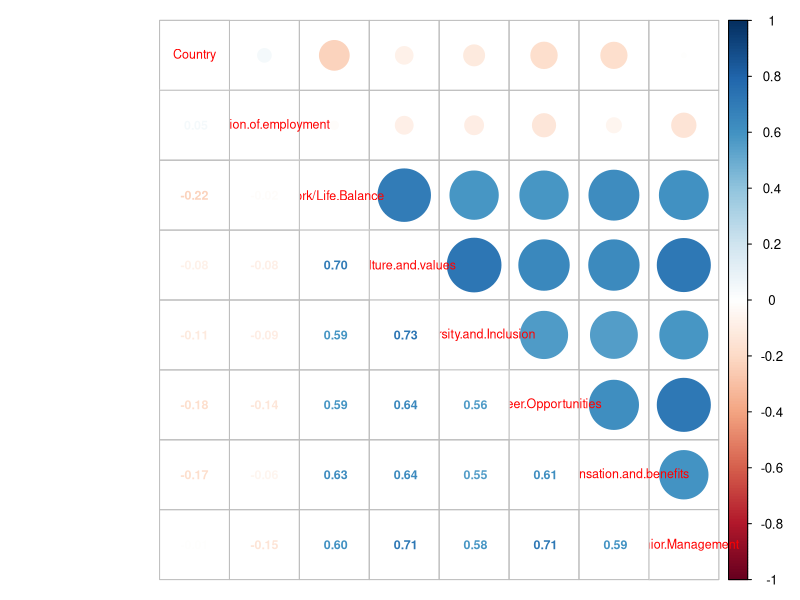
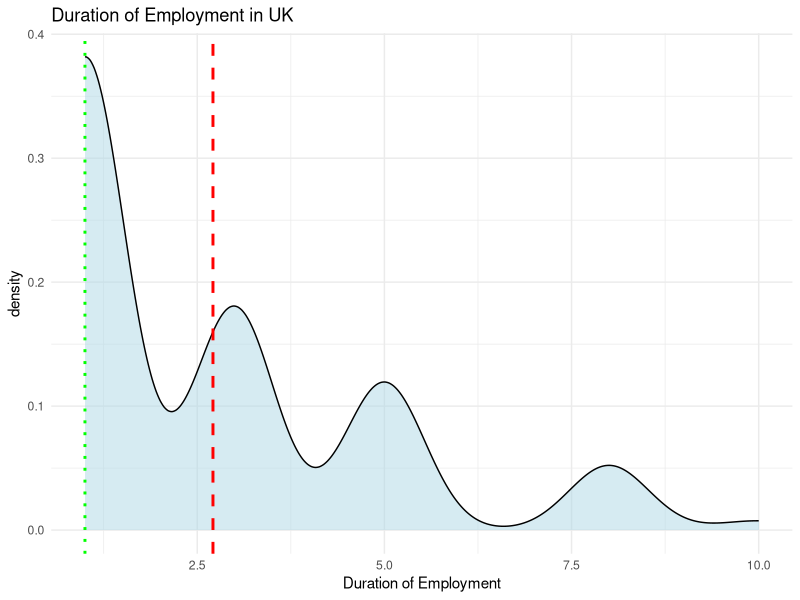
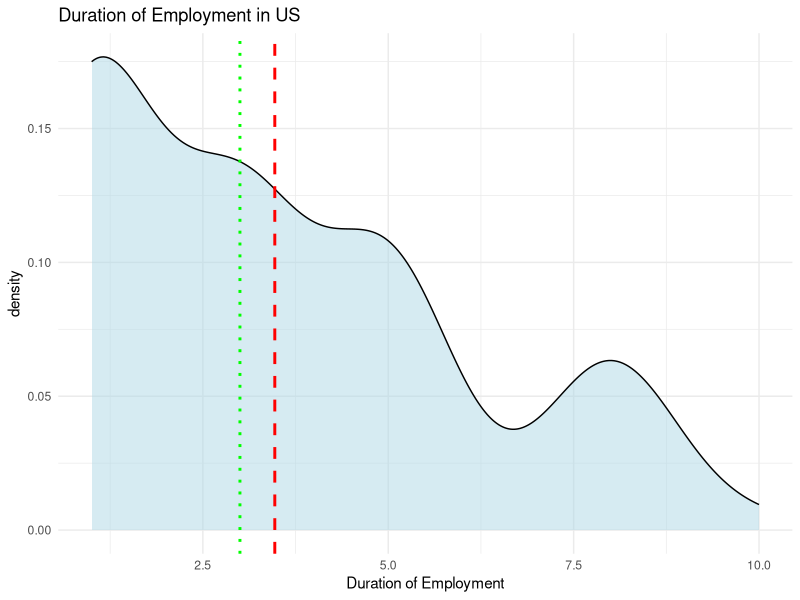
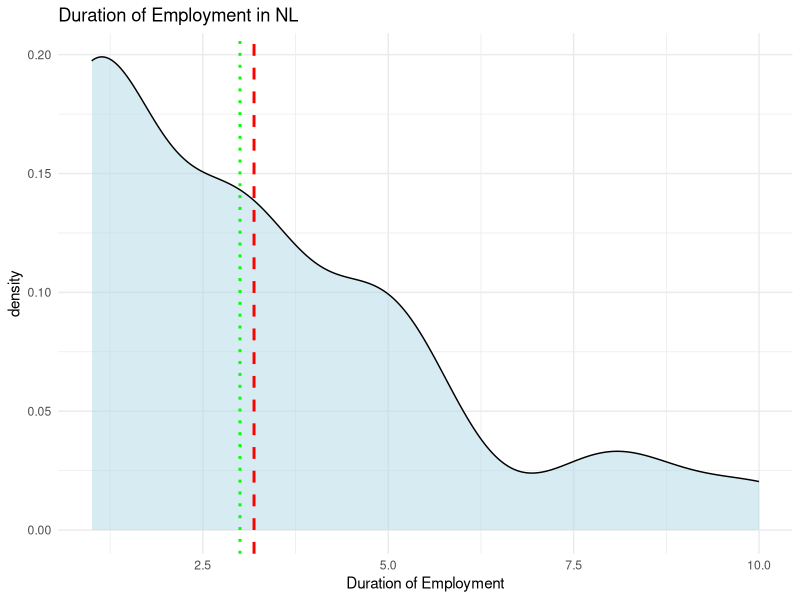
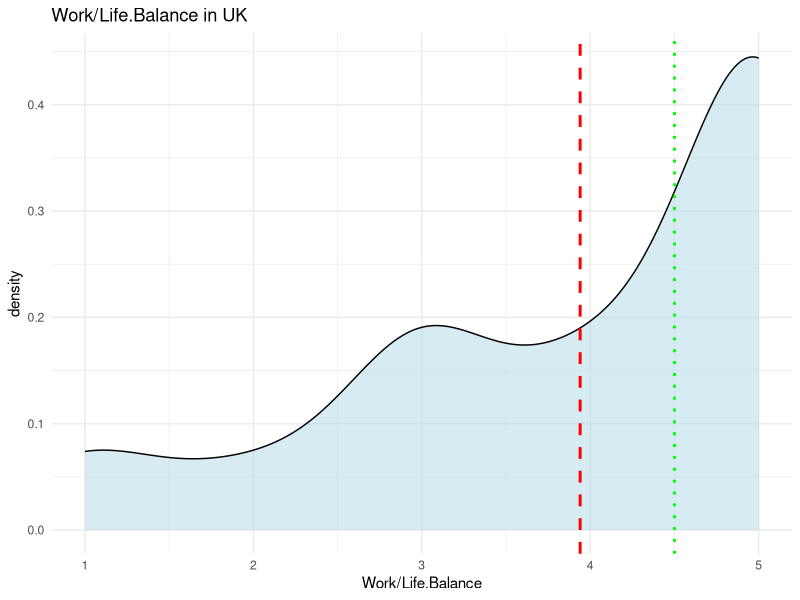
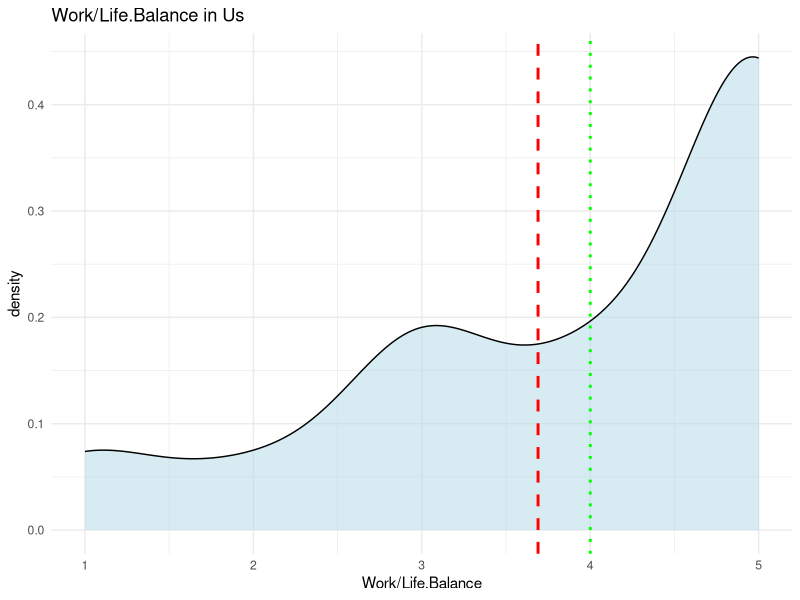
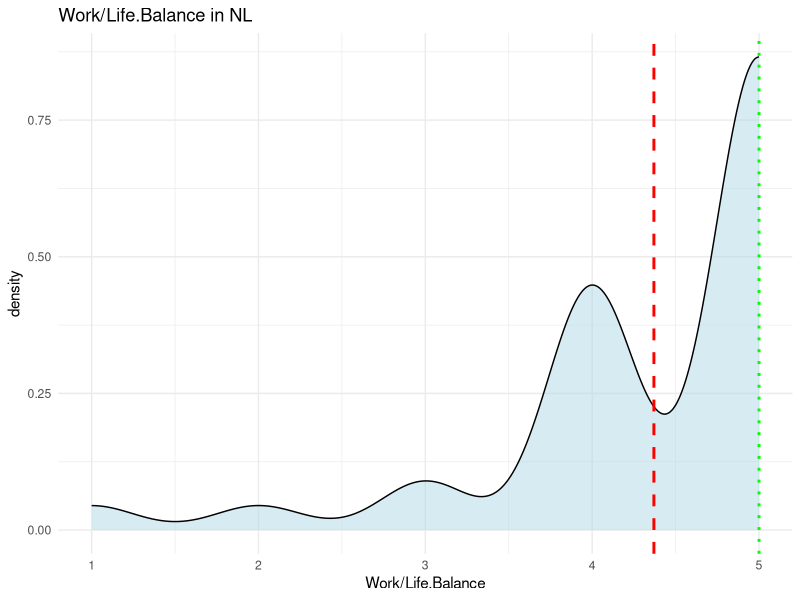
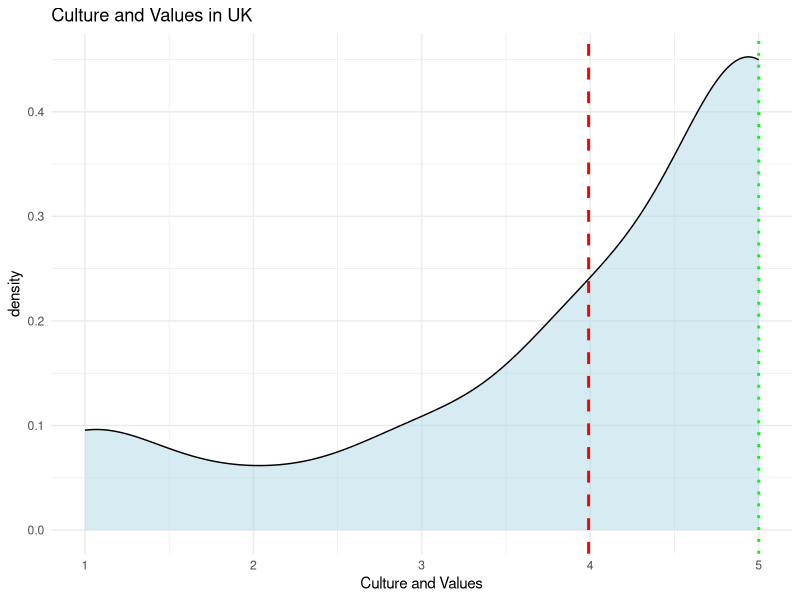

R code for these plots, in order: (Note: this script raises an error after producing the figures.)
library(openxlsx)
library(ggplot2)
library(corrplot)
database <-  read.xlsx("Data 1.xlsx", sheet = 1) 
str(database)
database$Country <- as.factor(database$Country)
num_data <- database
num_data$Country <- as.integer(database$Country)
num_data$Numn. <- NULL
corr.matrix <- cor(num_data)
corrplot.mixed(corr.matrix, tl.cex=0.75, number.cex=0.75)
UK <- subset(database, Country  == "UK")
Us <- subset(database, Country  == "US")
NL <- subset(database, Country  == "NL")
mean_value <- mean(UK$Duration.of.employment, na.rm = TRUE)
median_value <- median(UK$Duration.of.employment, na.rm = TRUE)
ggplot(UK, aes(x = Duration.of.employment)) +
  geom_density(fill = "lightblue", alpha = 0.5)  + 
  geom_vline(xintercept = mean_value, linetype = "dashed", color = "red", size = 1) +  # Mean line
  geom_vline(xintercept = median_value, linetype = "dotted", color = "green", size = 1) +  # Median line
  labs(title = "Duration of Employment in UK",x = "Duration of Employment") +
  theme_minimal()
mean_value <- mean(Us$Duration.of.employment, na.rm = TRUE)
median_value <- median(Us$Duration.of.employment, na.rm = TRUE)
ggplot(Us, aes(x = Duration.of.employment)) +
  geom_density(fill = "lightblue", alpha = 0.5)  + 
  geom_vline(xintercept = mean_value, linetype = "dashed", color = "red", size = 1) +  # Mean line
  geom_vline(xintercept = median_value, linetype = "dotted", color = "green", size = 1) +  # Median line
  labs(title = "Duration of Employment in US",x = "Duration of Employment") +
  theme_minimal()
mean_value <- mean(NL$Duration.of.employment, na.rm = TRUE)
median_value <- median(NL$Duration.of.employment, na.rm = TRUE)
ggplot(NL, aes(x = Duration.of.employment)) +
  geom_density(fill = "lightblue", alpha = 0.5)  + 
  geom_vline(xintercept = mean_value, linetype = "dashed", color = "red", size = 1) +  # Mean line
  geom_vline(xintercept = median_value, linetype = "dotted", color = "green", size = 1) +  # Median line
  labs(title = "Duration of Employment in NL",x = "Duration of Employment") +
  theme_minimal()
mean_value <- mean(UK$`Work/Life.Balance`, na.rm = TRUE)
median_value <- median(UK$`Work/Life.Balance`, na.rm = TRUE)
ggplot(UK, aes(x = `Work/Life.Balance`)) +
  geom_density(fill = "lightblue", alpha = 0.5)  + 
  geom_vline(xintercept = mean_value, linetype = "dashed", color = "red", size = 1) +  # Mean line
  geom_vline(xintercept = median_value, linetype = "dotted", color = "green", size = 1) +  # Median line
  labs(title = "Work/Life.Balance in UK",x = "Work/Life.Balance") +
  theme_minimal()
mean_value <- mean(Us$`Work/Life.Balance`, na.rm = TRUE)
median_value <- median(Us$`Work/Life.Balance`, na.rm = TRUE)
ggplot(UK, aes(x = `Work/Life.Balance`)) +
  geom_density(fill = "lightblue", alpha = 0.5)  + 
  geom_vline(xintercept = mean_value, linetype = "dashed", color = "red", size = 1) +  # Mean line
  geom_vline(xintercept = median_value, linetype = "dotted", color = "green", size = 1) +  # Median line
  labs(title = "Work/Life.Balance in Us",x = "Work/Life.Balance") +
  theme_minimal()
mean_value <- mean(NL$`Work/Life.Balance`, na.rm = TRUE)
median_value <- median(NL$`Work/Life.Balance`, na.rm = TRUE)
ggplot(NL, aes(x = `Work/Life.Balance`)) +
  geom_density(fill = "lightblue", alpha = 0.5)  + 
  geom_vline(xintercept = mean_value, linetype = "dashed", color = "red", size = 1) +  # Mean line
  geom_vline(xintercept = median_value, linetype = "dotted", color = "green", size = 1) +  # Median line
  labs(title = "Work/Life.Balance in NL",x = "Work/Life.Balance") +
  theme_minimal()
mean_value <- mean(UK$Culture.and.values, na.rm = TRUE)
median_value <- median(UK$Culture.and.values, na.rm = TRUE)
ggplot(UK, aes(x = Culture.and.values)) +
  geom_density(fill = "lightblue", alpha = 0.5)  + 
  geom_vline(xintercept = mean_value, linetype = "dashed", color = "red", size = 1) +  # Mean line
  geom_vline(xintercept = median_value, linetype = "dotted", color = "green", size = 1) +  # Median line
  labs(title = "Culture and Values in UK",x = "Culture and Values") +
  theme_minimal()
mean_value <- mean(US$Culture.and.values, na.rm = TRUE)
median_value <- median(US$Culture.and.values, na.rm = TRUE)
ggplot(US, aes(x = Culture.and.values)) +
  geom_density(fill = "lightblue", alpha = 0.5)  + 
  geom_vline(xintercept = mean_value, linetype = "dashed", color = "red", size = 1) +  # Mean line
  geom_vline(xintercept = median_value, linetype = "dotted", color = "green", size = 1) +  # Median line
  labs(title = "Culture and Values in US",x = "Culture and Values") +
  theme_minimal()
mean_value <- mean(NL$Culture.and.values, na.rm = TRUE)
median_value <- median(NL$Culture.and.values, na.rm = TRUE)
ggplot(NL, aes(x = Culture.and.values)) +
  geom_density(fill = "lightblue", alpha = 0.5)  + 
  geom_vline(xintercept = mean_value, linetype = "dashed", color = "red", size = 1) +  # Mean line
  geom_vline(xintercept = median_value, linetype = "dotted", color = "green", size = 1) +  # Median line
  labs(title = "Culture and Values in NL",x = "Culture and Values") +
  theme_minimal()
mean_value <- mean(UK$Diversity.and.Inclusion, na.rm = TRUE)
median_value <- median(UK$Diversity.and.Inclusion, na.rm = TRUE)
ggplot(UK, aes(x = Diversity.and.Inclusion)) +
  geom_density(fill = "lightblue", alpha = 0.5)  + 
  geom_vline(xintercept = mean_value, linetype = "dashed", color = "red", size = 1) +  # Mean line
  geom_vline(xintercept = median_value, linetype = "dotted", color = "green", size = 1) +  # Median line
  labs(title = "Diversity and Inclusion UK",x = "Diversity and Inclusion") +
  theme_minimal()
mean_value <- mean(Us$Diversity.and.Inclusion, na.rm = TRUE)
median_value <- median(Us$Diversity.and.Inclusion, na.rm = TRUE)
ggplot(Us, aes(x = Diversity.and.Inclusion)) +
  geom_density(fill = "lightblue", alpha = 0.5)  + 
  geom_vline(xintercept = mean_value, linetype = "dashed", color = "red", size = 1) +  # Mean line
  geom_vline(xintercept = median_value, linetype = "dotted", color = "green", size = 1) +  # Median line
  labs(title = "Diversity and Inclusion US",x = "Diversity and Inclusion") +
  theme_minimal()
mean_value <- mean(NL$Diversity.and.Inclusion, na.rm = TRUE)
median_value <- median(NL$Diversity.and.Inclusion, na.rm = TRUE)
ggplot(NL, aes(x = Diversity.and.Inclusion)) +
  geom_density(fill = "lightblue", alpha = 0.5)  + 
  geom_vline(xintercept = mean_value, linetype = "dashed", color = "red", size = 1) +  # Mean line
  geom_vline(xintercept = median_value, linetype = "dotted", color = "green", size = 1) +  # Median line
  labs(title = "Diversity and Inclusion NL",x = "Diversity and Inclusion") +
  theme_minimal()
mean_value <- mean(UK$Career.Opportunities, na.rm = TRUE)
median_value <- median(UK$Career.Opportunities, na.rm = TRUE)
ggplot(UK, aes(x = Career.Opportunities)) +
  geom_density(fill = "lightblue", alpha = 0.5)  + 
  geom_vline(xintercept = mean_value, linetype = "dashed", color = "red", size = 1) +  # Mean line
  geom_vline(xintercept = median_value, linetype = "dotted", color = "green", size = 1) +  # Median line
  labs(title = "Career Opportunities in  UK",x = "Career Opportunities") +
  theme_minimal()
mean_value <- mean(Us$Career.Opportunities, na.rm = TRUE)
median_value <- median(Us$Career.Opportunities, na.rm = TRUE)
ggplot(Us, aes(x = Career.Opportunities)) +
  geom_density(fill = "lightblue", alpha = 0.5)  + 
  geom_vline(xintercept = mean_value, linetype = "dashed", color = "red", size = 1) +  # Mean line
  geom_vline(xintercept = median_value, linetype = "dotted", color = "green", size = 1) +  # Median line
  labs(title = "Career Opportunities in  US",x = "Career Opportunities") +
  theme_minimal()
mean_value <- mean(NL$Career.Opportunities, na.rm = TRUE)
median_value <- median(NL$Career.Opportunities, na.rm = TRUE)
ggplot(NL, aes(x = Career.Opportunities)) +
  geom_density(fill = "lightblue", alpha = 0.5)  + 
  geom_vline(xintercept = mean_value, linetype = "dashed", color = "red", size = 1) +  # Mean line
  geom_vline(xintercept = median_value, linetype = "dotted", color = "green", size = 1) +  # Median line
  labs(title = "Career Opportunities in  NL",x = "Career Opportunities") +
  theme_minimal()
mean_value <- mean(UK$Compensation.and.benefits, na.rm = TRUE)
median_value <- median(UK$Compensation.and.benefits, na.rm = TRUE)
ggplot(UK, aes(x = Compensation.and.benefits)) +
  geom_density(fill = "lightblue", alpha = 0.5)  + 
  geom_vline(xintercept = mean_value, linetype = "dashed", color = "red", size = 1) +  # Mean line
  geom_vline(xintercept = median_value, linetype = "dotted", color = "green", size = 1) +  # Median line
  labs(title = "Compensationv and Benefits in  UK",x = "Compensation and Benefits") +
  theme_minimal()
mean_value <- mean(Us$Compensation.and.benefits, na.rm = TRUE)
median_value <- median(Us$Compensation.and.benefits, na.rm = TRUE)
ggplot(Us, aes(x = Compensation.and.benefits)) +
  geom_density(fill = "lightblue", alpha = 0.5)  + 
  geom_vline(xintercept = mean_value, linetype = "dashed", color = "red", size = 1) +  # Mean line
  geom_vline(xintercept = median_value, linetype = "dotted", color = "green", size = 1) +  # Median line
  labs(title = "Compensationv and Benefits in  US",x = "Compensation and Benefits") +
  theme_minimal()
mean_value <- mean(NL$Compensation.and.benefits, na.rm = TRUE)
median_value <- median(NL$Compensation.and.benefits, na.rm = TRUE)
ggplot(NL, aes(x = Compensation.and.benefits)) +
  geom_density(fill = "lightblue", alpha = 0.5)  + 
  geom_vline(xintercept = mean_value, linetype = "dashed", color = "red", size = 1) +  # Mean line
  geom_vline(xintercept = median_value, linetype = "dotted", color = "green", size = 1) +  # Median line
  labs(title = "Compensationv and Benefits in  NL",x = "Compensation and Benefits") +
  theme_minimal()
mean_value <- mean(UK$Senior.Management, na.rm = TRUE)
median_value <- median(UK$Senior.Management, na.rm = TRUE)
ggplot(UK, aes(x = Senior.Management)) +
  geom_density(fill = "lightblue", alpha = 0.5)  + 
  geom_vline(xintercept = mean_value, linetype = "dashed", color = "red", size = 1) +  # Mean line
  geom_vline(xintercept = median_value, linetype = "dotted", color = "green", size = 1) +  # Median line
  labs(title = "Senior Management in  UK",x = "Senior.Management") +
  theme_minimal()
mean_value <- mean(Us$Senior.Management, na.rm = TRUE)
median_value <- median(Us$Senior.Management, na.rm = TRUE)
ggplot(Us, aes(x = Senior.Management)) +
  geom_density(fill = "lightblue", alpha = 0.5)  + 
  geom_vline(xintercept = mean_value, linetype = "dashed", color = "red", size = 1) +  # Mean line
  geom_vline(xintercept = median_value, linetype = "dotted", color = "green", size = 1) +  # Median line
  labs(title = "Senior Management in  US",x = "Senior.Management") +
  theme_minimal()
mean_value <- mean(NL$Senior.Management, na.rm = TRUE)
median_value <- median(NL$Senior.Management, na.rm = TRUE)
ggplot(NL, aes(x = Senior.Management)) +
  geom_density(fill = "lightblue", alpha = 0.5)  + 
  geom_vline(xintercept = mean_value, linetype = "dashed", color = "red", size = 1) +  # Mean line
  geom_vline(xintercept = median_value, linetype = "dotted", color = "green", size = 1) +  # Median line
  labs(title = "Senior Management in  NL",x = "Senior.Management") +
  theme_minimal()